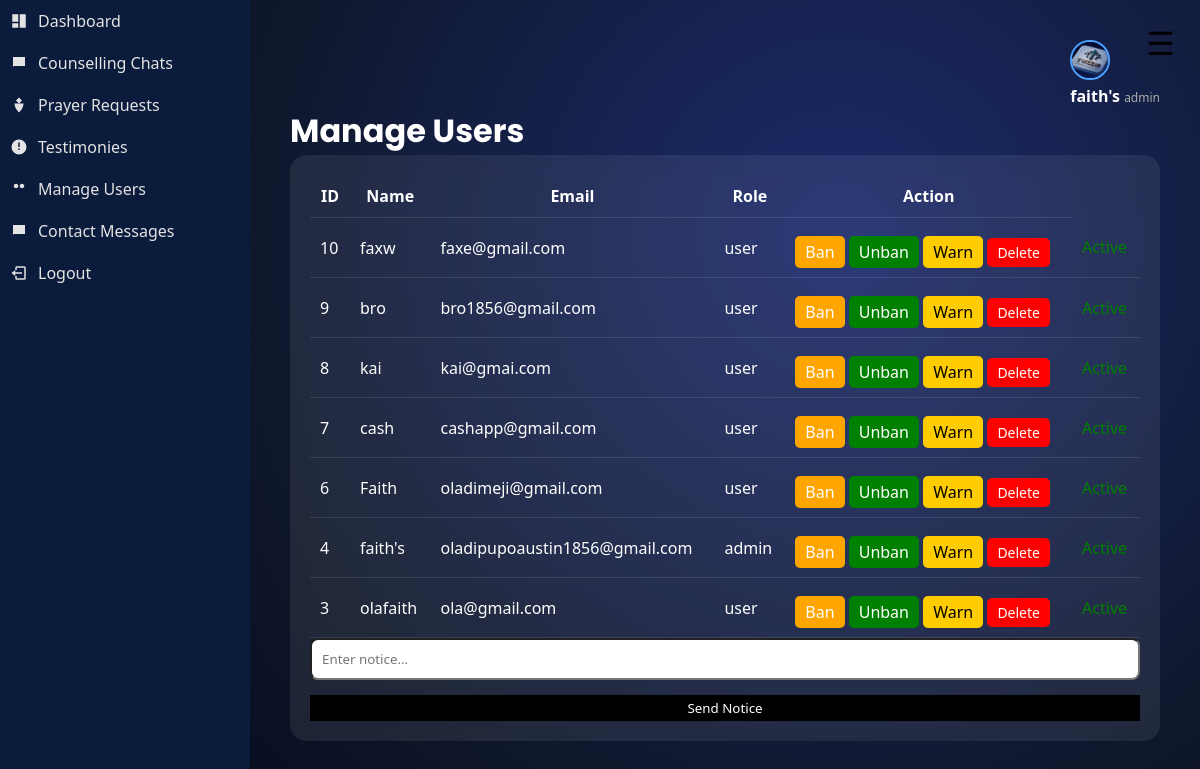
Screenshot of /admin/users (signed in) with the database file from the repository.
### tables this page shows
CREATE TABLE users (
            id INTEGER PRIMARY KEY AUTOINCREMENT,
            name TEXT NOT NULL,
            email TEXT UNIQUE NOT NULL,
            password TEXT NOT NULL
        , role TEXT DEFAULT 'user', profile_pic TEXT, is_verified INTEGER DEFAULT 0, status TEXT DEFAULT 'active', warning TEXT DEFAULT '', reset_token TEXT);

### app.py (the view)
@app.route("/admin/users")
def admin_users():
    if session.get("role") != "admin":
        return "Access denied"
    conn = sqlite3.connect("database.db")
    conn.row_factory = sqlite3.Row
    cursor = conn.cursor()
    cursor.execute("SELECT * FROM users ORDER BY id DESC")
    users = cursor.fetchall()
    conn.close()
    return render_template("admin_users.html", users=users)

### app.py (called while the page is built)
@app.context_processor
def inject_user():
    if "user_id" in session:
        conn = sqlite3.connect("database.db")
        conn.row_factory = sqlite3.Row
        cursor = conn.cursor()
        cursor.execute("SELECT * FROM users WHERE id=?", (session["user_id"],))
        user = cursor.fetchone()
        conn.close()
        return dict(user=user)
    return dict(user=None)

### templates/admin_users.html (shortened to what this page needs)
{% extends "layout.html" %}
{% block content %}
<h1>Manage Users</h1>
<div class="dashboard-card">
<table class="dashboard-table">
<tr>
<th>ID</th>
<th>Name</th>
<th>Email</th>
<th>Role</th>
<th>Action</th>
</tr>
{% for user in users %}
<tr>
<td>{{ user["id"] }}</td>
<td>{{ user["name"] }}</td>
<td>{{ user["email"] }}</td>
<td>{{ user["role"] }}</td>
<td>
    <a href="/admin/ban_user/{{ user['id'] }}" class="ban-btn">Ban</a>
    <a href="/admin/unban_user/{{ user['id'] }}" class="unban-btn">Unban</a>
    <a href="/admin/warn_user/{{ user['id'] }}" class="warn-btn">Warn</a>
<a href="/admin/delete_user/{{ user['id'] }}">
<button class="delete-btn">Delete</button>
</a>
</td>
<td>
    {% if user['status'] == 'banned' %}
        <span style="color:red;">Banned</span>
    {% else %}
        <span style="color:green;">Active</span>
    {% endif %}
</td>
</tr>
{% endfor %}
</table>
<form method="POST" action="/admin/send_notice">
    <input type="text" name="message" placeholder="Enter notice..." required>
    <button type="submit">Send Notice</button>
</form>
</div>
{% endblock %}

### templates/layout.html (shortened to what this page needs)
<!DOCTYPE html>
<html lang="en">
<head>
    <link rel="stylesheet" href="{{ url_for('static', filename='css/style.css') }}">
    <link rel="stylesheet" href="{{ url_for('static', filename='css/mobile.css') }}">
</head>
<body class="light">
<div class="app">
<button id="menu-toggle-btn" onclick="toggleMenu()" class="menu-toggle-btn">☰</button>
    <aside class="sidebar" id="sidebar">
        <nav class="menu">
            {% if session.get("role") == "admin" %}
            <a href="/admin/dashboard">
                <svg><use href="#icon-dashboard"/></svg>
                Dashboard
            </a>
            <a href="/admin/chats">
                <svg><use href="#icon-chat"/></svg>
                Counselling Chats
            </a>
            <a href="/admin/prayers">
                <svg><use href="#icon-prayer"/></svg>
                Prayer Requests
            </a>
            <a href="/admin/testimonies">
                <svg><use href="#icon-testimony"/></svg>
                Testimonies
            </a>
            <a href="/admin/users">
                <svg><use href="#icon-users"/></svg>
                Manage Users
            </a>
            <a href="/admin/contacts">
                <svg><use href="#icon-chat"/></svg>
                Contact Messages
            </a>
            {% endif %}
            <a href="/logout">
                <svg><use href="#icon-logout"/></svg>
                Logout
            </a>
        </nav>
    </aside>
    <main class="content" id="content">
       <header class="topbar">
<div class="topbar-right">
<div class="topbar-right">
    <div class="admin-profile">
        <div class="profile-dropdown">
            <img
            src="{{ url_for('static', filename='uploads/' + user['profile_pic']) if user is defined and user['profile_pic'] else url_for('static', filename='logo.jpg') }}"
            class="profile-img"
            >
        <div class="admin-info">
            <span class="admin-name">{{ session.get("user_name", "User") }}</span>
            <span class="admin-role">{{ session.get("role", "Member") }}</span>
        </div>
</div>
</div>
</header>
        {% block content %}{% endblock %}
    </main>
</div>
</body>
</html>

### static/css/style.css (style rules this page uses)
* { margin: 0; padding: 0; box-sizing: border-box; font-family: 'Segoe UI', sans-serif; }
body, .sidebar, .content, .card, .bible-card { transition: background 0.4s ease, color 0.4s ease, width 0.35s ease, opacity 0.3s ease, transform 0.3s ease; }
body { font-family: 'Nunito', sans-serif; }
h1, h2, h3 { font-family: 'Poppins', sans-serif; }
body { min-height: 100vh; background: radial-gradient(circle at 70% 30%, #1b2a6b, #0f172a 60%, #020617 100%); color: white; overflow-x: hidden; transition: 0.3s ease; }
body::before { content: ""; position: fixed; width: 100%; height: 100%; background: url("https://www.transparenttextures.com/patterns/stardust.png"); opacity: 0.15; z-index: -1; }
.app { display: flex; height: 100vh; }
.sidebar { width: 250px; background: #0b1b3b; color: white; transition: width 0.35s ease; overflow: hidden; position: relative; }
.menu a { padding: 15px 20px; color: white; text-decoration: none; transition: opacity 0.3s ease, transform 0.3s ease, background 0.3s ease; }
.content { flex: 1; padding: 30px; transition: opacity 0.3s ease; }
body { transition: background 0.4s ease, color 0.4s ease; }
.menu { display: flex; flex-direction: column; }
.menu a { padding: 15px 20px; color: white; text-decoration: none; transition: 0.3s ease; }
.content { flex: 1; padding: 40px; position: relative; }
.topbar { display: flex; justify-content: flex-end; }
a { text-decoration: none; color: black; }
button { background-color: black; color: white; border: none; padding: 4px 16px; cursor: pointer; }
input, textarea { width: 100%; padding: 10px; border-radius: 8px; }
form { display: flex; flex-direction: column; gap: 15px; }
.dashboard-card { background:rgba(255,255,255,0.08); border-radius:16px; padding:20px; backdrop-filter:blur(10px); }
.dashboard-table { width:100%; border-collapse:collapse; }
.dashboard-table th, .dashboard-table td { padding:10px; border-bottom:1px solid rgba(255,255,255,0.1); }
.topbar-right { display: flex; justify-content: flex-end; }
.admin-profile { display: flex; align-items: center; gap: 10px; }
.profile-img { width: 40px; height: 40px; border-radius: 50%; object-fit: cover; cursor: pointer; border: 2px solid #4da3ff; }
.profile-dropdown { position: relative; }
.admin-name { font-weight: bold; }
.admin-role { font-size: 12px; color: #aaa; }
.menu a { display: flex; align-items: center; gap: 10px; padding: 10px; text-decoration: none; color: #e4e3e3; }
.menu svg { width: 18px; height: 18px; fill: currentColor; }
.delete-btn { display: inline-block; margin-top: 10px; color: #ff4d4d; text-decoration: none; font-size: 14px; }

### static/css/mobile.css (style rules this page uses)
.menu-toggle-btn { position: fixed; top: 15px; right: 15px; z-index: 9999; font-size: 26px; background: transparent; color: #fff; border: none; padding: 6px 10px; border-radius: 6px; cursor: pointer; width: auto; }
@media (min-width: 769px) { .menu-toggle-btn { font-size: 32px; background: none; color: #000; } }

### templates/admin_users.html (style rules this page uses)
.ban-btn { background: orange; padding: 5px 10px; color: white; border-radius: 5px; }
.unban-btn { background: green; padding: 5px 10px; color: white; border-radius: 5px; }
.warn-btn { background: #ffcc00; padding: 5px 10px; color: black; border-radius: 5px; }
.delete-btn { background: red; padding: 5px 10px; color: white; border-radius: 5px; }

### rows the page displays
users: get "faith's", get "admin", id "4", name "faith's", email "oladipupoaustin1856@gmail.com", role "admin", status "Active"
users: id "10", name "faxw", email "faxe@gmail.com", role "user", status "Active"
users: id "9", name "bro", email "bro1856@gmail.com", role "user", status "Active"
users: id "8", name "kai", email "kai@gmai.com", role "user", status "Active"
users: id "7", name "cash", email "cashapp@gmail.com", role "user", status "Active"
users: id "6", name "Faith", email "oladimeji@gmail.com", role "user", status "Active"
users: id "3", name "olafaith", email "ola@gmail.com", role "user", status "Active"
